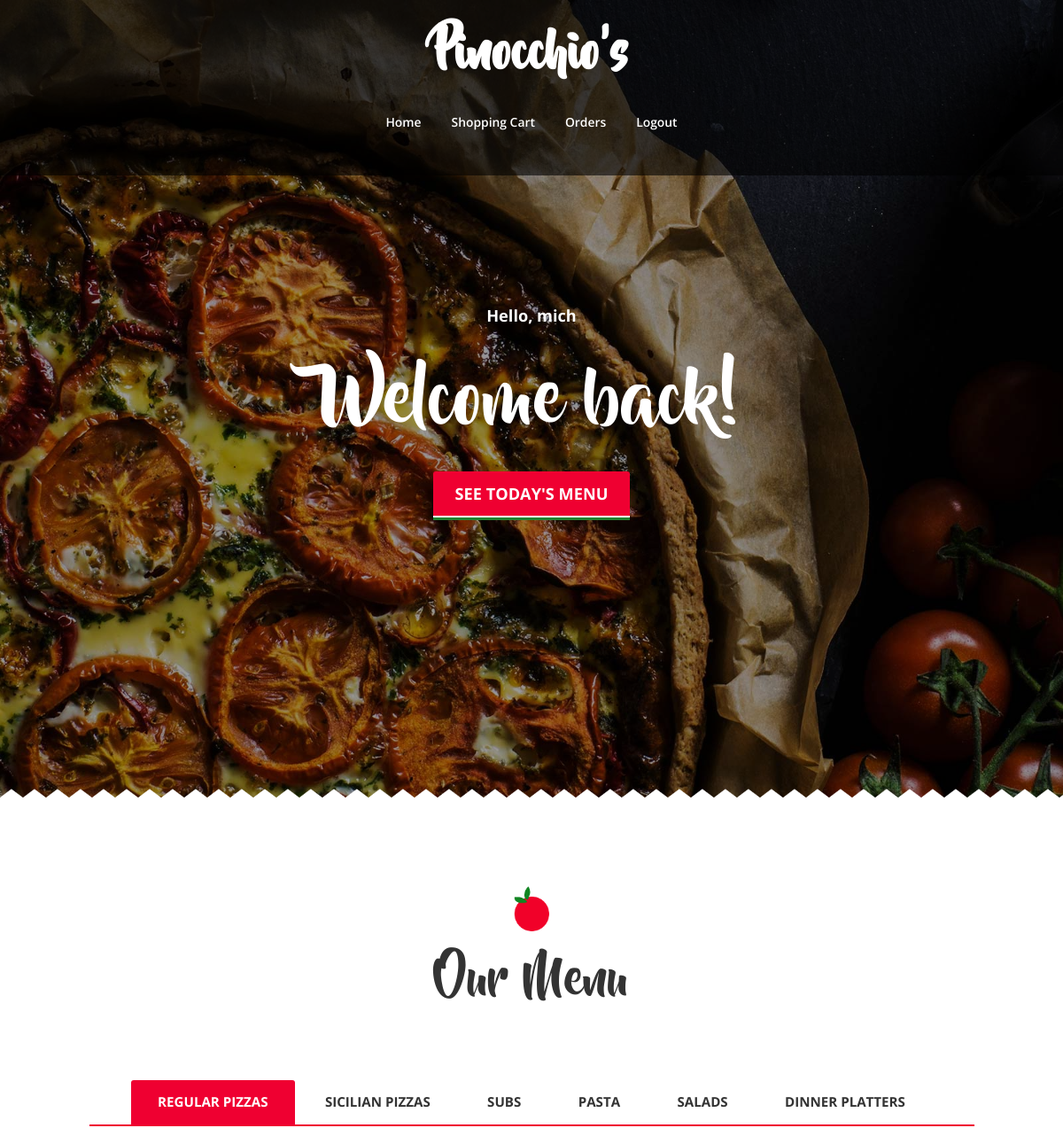
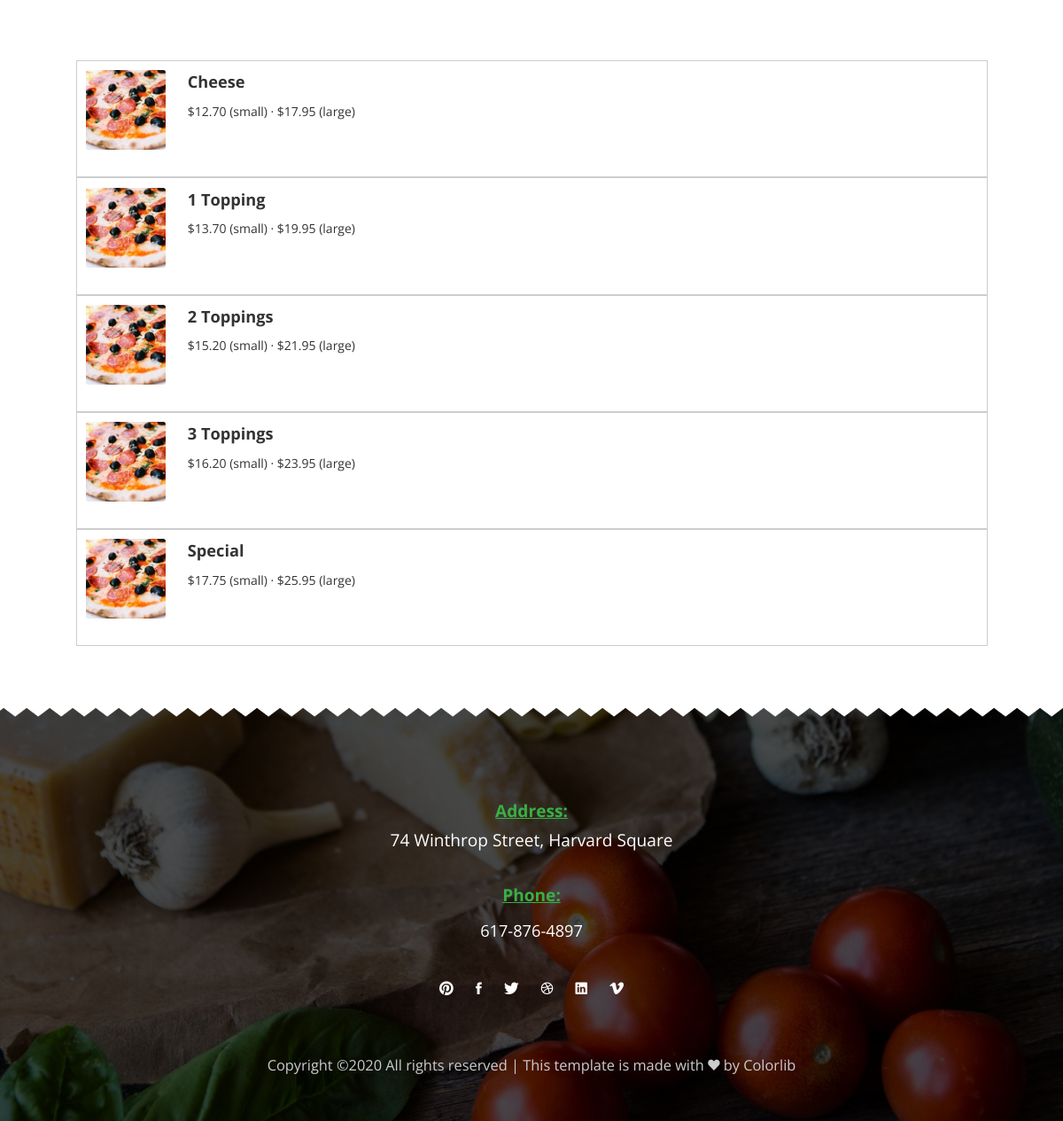
The app's page / (signed in) with its own data (2 pictures, top to bottom).
### orders/models.py (models this page shows)
class Menu(models.Model):
    TYPES = (
        ('Regular Pizza', 'Regular Pizza'),
        ('Sicilian Pizza', 'Sicilian Pizza'),
        ('Topping', 'Topping'),
        ('Sub', 'Sub'),
        ('Addon', 'Addon'),
        ('Pasta', 'Pasta'),
        ('Salad', 'Salad'),
        ('Dinner Platter', 'Dinner Platter')
    )
    kind = models.CharField(max_length=30, choices=TYPES)
    name = models.CharField(max_length=50)
    price = models.DecimalField(max_digits=5, decimal_places=2, null=True, blank=True)
    large_price = models.DecimalField(max_digits=5, decimal_places=2, null=True, blank=True)
    def __str__(self):
        return f"{self.name}"

### orders/views.py (the view)
# urls.py: path("", views.index, name="index"),
def index(request):
    context = {}
    context['user'] = request.user
    regular_pizzas = Menu.objects.filter(kind='Regular Pizza')
    sicilian_pizzas = Menu.objects.filter(kind='Sicilian Pizza')
    toppings = Menu.objects.filter(kind='Topping')
    subs = Menu.objects.filter(kind='Sub')
    pastas = Menu.objects.filter(kind='Pasta')
    salads = Menu.objects.filter(kind='Salad')
    dinner_platters = Menu.objects.filter(kind='Dinner Platter')
    addons = Menu.objects.filter(kind='Addon')
    context['regular_pizzas'] = regular_pizzas
    context['sicilian_pizzas'] = sicilian_pizzas
    context['toppings'] = toppings
    context['subs'] = subs
    context['pastas'] = pastas
    context['salads'] = salads
    context['dinner_platters'] = dinner_platters
    context['addons'] = addons
    return render(request, "orders/index.html", context)

### orders/templates/orders/index.html (shortened to what this page needs)
{% load static %}
<!DOCTYPE HTML>
<html lang="en">
<head>
        <link rel="stylesheet" href="{% static 'fonts/beyond_the_mountains-webfont.css' %}" type="text/css"/>
        <link href="{% static 'plugin-frameworks/bootstrap.min.css' %}" rel="stylesheet">
        <link href="{% static 'plugin-frameworks/swiper.css' %}" rel="stylesheet">
        <link href="{% static 'fonts/ionicons.css' %}" rel="stylesheet">
        <link href="{% static 'common/styles.css' %}" rel="stylesheet">
</head>
<body>
<header>
        <div class="container">
                <h2>Pinocchio's</h2>
                <ul class="main-menu font-mountainsre" id="main-menu">
                        <li><a href="{% url 'index' %}">Home</a></li>
                        {% if user.is_authenticated == True %}
                                <li><a href="{% url 'shopping_cart_view' %}">Shopping Cart</a></li>
                                {% if user.is_staff == True %}
                                <li><a href="{% url 'orders_list' %}">Orders</a></li>
                                {% else %}
                                <li><a href="{% url 'orders_list' %}">Your Orders</a></li>
                                {% endif %}
                                <li><a href="{% url 'logout' %}">Logout</a></li>
                        {% else %}
                                <li><a href="{% url 'login_view_get' %}">Login</a></li>
                        {% endif %}
                </ul>
        </div>
</header>
<section class="bg-1 h-900x main-slider pos-relative">
        <div class="container h-100">
                <div class="dplay-tbl">
                        <div class="dplay-tbl-cell center-text color-white">
                                {% if user.username %}
                                        <h5><b>Hello, {{ user.username }}</b></h5>
                                        <h1 class="mt-30 mb-15">Welcome back!</h1>
                                {% else %}
                                        <h5><b>Hi there!</b></h5>
                                        <h1 class="mt-30 mb-15">Welcome to Pinocchio's!</h1>
                                {% endif %}
                                <h5><a href="#menu" class="btn-primaryc plr-25"><b>SEE TODAY'S MENU</b></a></h5>
                        </div>
                </div>
        </div>
</section>
<section id="menu">
        <div class="container">
                <div class="heading">
                        <img class="heading-img" src="{% static 'images/heading_logo.png' %}" alt="">
                        <h2>Our Menu</h2>
                </div>
                <div class="row">
                        <div class="col-sm-12">
                                <ul class="selecton brdr-b-primary mb-70">
                                        <li><a class="menu active" href="#" data-select="regular-pizza"><b>REGULAR PIZZAS</b></a></li>
                                        <li><a class="menu" href="#" data-select="sicilian-pizza"><b>SICILIAN PIZZAS</b></a></li>
                                        <li><a class="menu" href="#" data-select="sub"><b>SUBS</b></a></li>
                                        <li><a class="menu" href="#" data-select="pasta"><b>PASTA</b></a></li>
                                        <li><a class="menu" href="#" data-select="salad"><b>SALADS</b></a></li>
                                        <li><a class="menu" href="#" data-select="dinner-platter"><b>DINNER PLATTERS</b></a></li>
                                </ul>
                        </div>
                </div>
                <div class="row" style="padding: 0% 5%; display: grid;">
                        {% for pizza in regular_pizzas %}
                                <div class="col-md-auto food-menu regular-pizza" style="border: 1px solid #CDCDCD; padding: 1% 1% 0% 1%">
                                        <a class="menu-item" style="cursor: pointer;">
                                                <div class="sided-90x mb-30">
                                                        <div class="s-left"><img class="br-3" src="{% static 'images/menu-1-120x120.jpg' %}" alt="Menu Image"></div>
                                                        <div class="s-right">
                                                                <h5 class="mb-10"><b>{{ pizza.name }}</b></h5>
                                                                <div>${{ pizza.price }} (small) · ${{ pizza.large_price }} (large)</div>
                                                        </div>
                                                </div>
                                        </a>
                                </div>
                        {% endfor %}
                </div>
        </div>
</section>
<footer class="pb-50  pt-70 pos-relative">
        <div class="container-fluid">
                <div class="pt-30">
                        <p class="underline-secondary"><b>Address:</b></p>
                        <p>74 Winthrop Street, Harvard Square </p>
                </div>
                <div class="pt-30">
                        <p class="underline-secondary mb-10"><b>Phone:</b></p>
                        <a href="tel:617-876-4897 ">617-876-4897 </a>
                </div>
                <ul class="icon mt-30">
                        <li><a href="#"><i class="ion-social-pinterest"></i></a></li>
                        <li><a href="#"><i class="ion-social-facebook"></i></a></li>
                        <li><a href="#"><i class="ion-social-twitter"></i></a></li>
                        <li><a href="#"><i class="ion-social-dribbble-outline"></i></a></li>
                        <li><a href="#"><i class="ion-social-linkedin"></i></a></li>
                        <li><a href="#"><i class="ion-social-vimeo"></i></a></li>
                </ul>
                <p class="color-light font-9 mt-50 mt-sm-30">
Copyright &copy;<script>document.write(new Date().getFullYear());</script> All rights reserved | This template is made with <i class="ion-heart" aria-hidden="true"></i> by <a href="https://colorlib.com" target="_blank">Colorlib</a>
</p>
        </div>
</footer>
</body>
</html>

### records on screen
Menu: name "Cheese", price "12.70", large_price "17.95"
Menu: name "1 Topping", price "13.70", large_price "19.95"
Menu: name "2 Toppings", price "15.20", large_price "21.95"
Menu: name "3 Toppings", price "16.20", large_price "23.95"
Menu: name "Special", price "17.75", large_price "25.95"

### other values on screen
{{ user.username }} "mich"
